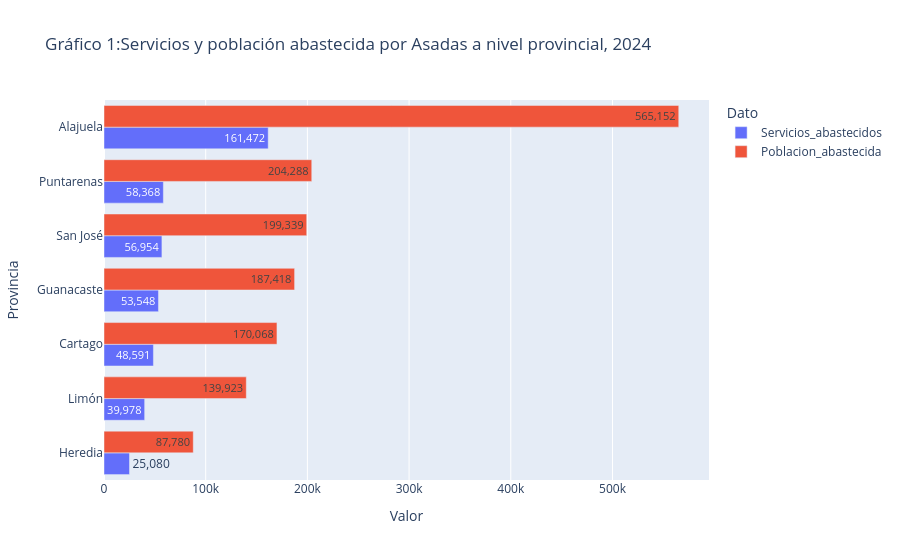

Notebook code cell kept with this figure:
### Markdown cell above
## Al menos tres gráficos

Se generarán los gráficos de:
- Servicios y población abastecida por provincia (Gráfico de barras)
- Cantidad de asadas por provincia (Gráfico pastel)
- Promedio de servicios y población abastecid por provincia (Gráfico de barras)

### Code cell
# Generación del Gráfico 1

fig1 = px.bar(
    asadas_provincia.sort_values("Servicios_abastecidos", ascending=True),
    x=["Servicios_abastecidos", "Poblacion_abastecida"],
    y="Provincia",
    orientation="h",
    barmode="group", # si las queremos agrupadas poner "stack"
    title="Gráfico 1:Servicios y población abastecida por Asadas a nivel provincial, 2024",
    labels={"Provincia": " Provincia", "value": " Valor", "variable": " Dato"},
    text_auto=",.0f"
)

fig1.show()

### Figure 1 — Plotly figure (JSON) as saved in the notebook; plotly's stock layout.template omitted (floating-point values rounded to 4 significant figures)
{"data": [{"alignmentgroup": "True", "hovertemplate": " Dato=Servicios_abastecidos<br> Valor=%{x}<br> Provincia=%{y}<extra></extra>", "legendgroup": "Servicios_abastecidos", "marker": {"color": "#636efa", "pattern": {"shape": ""}}, "name": "Servicios_abastecidos", "offsetgroup": "Servicios_abastecidos", "orientation": "h", "showlegend": true, "textposition": "auto", "texttemplate": "%{x:,.0f}", "type": "bar", "x": [25080, 39978, 48591, 53548, 56954, 58368, 161472], "xaxis": "x", "y": ["Heredia", "Limón", "Cartago", "Guanacaste", "San José", "Puntarenas", "Alajuela"], "yaxis": "y"}, {"alignmentgroup": "True", "hovertemplate": " Dato=Poblacion_abastecida<br> Valor=%{x}<br> Provincia=%{y}<extra></extra>", "legendgroup": "Poblacion_abastecida", "marker": {"color": "#EF553B", "pattern": {"shape": ""}}, "name": "Poblacion_abastecida", "offsetgroup": "Poblacion_abastecida", "orientation": "h", "showlegend": true, "textposition": "auto", "texttemplate": "%{x:,.0f}", "type": "bar", "x": [87780, 139923, 170068, 187418, 199339, 204288, 565152], "xaxis": "x", "y": ["Heredia", "Limón", "Cartago", "Guanacaste", "San José", "Puntarenas", "Alajuela"], "yaxis": "y"}], "layout": {"barmode": "group", "legend": {"title": {"text": " Dato"}, "tracegroupgap": 0}, "title": {"text": "Gráfico 1:Servicios y población abastecida por Asadas a nivel provincial, 2024"}, "xaxis": {"anchor": "y", "domain": [0, 1], "title": {"text": " Valor"}}, "yaxis": {"anchor": "x", "domain": [0, 1], "title": {"text": " Provincia"}}}}
